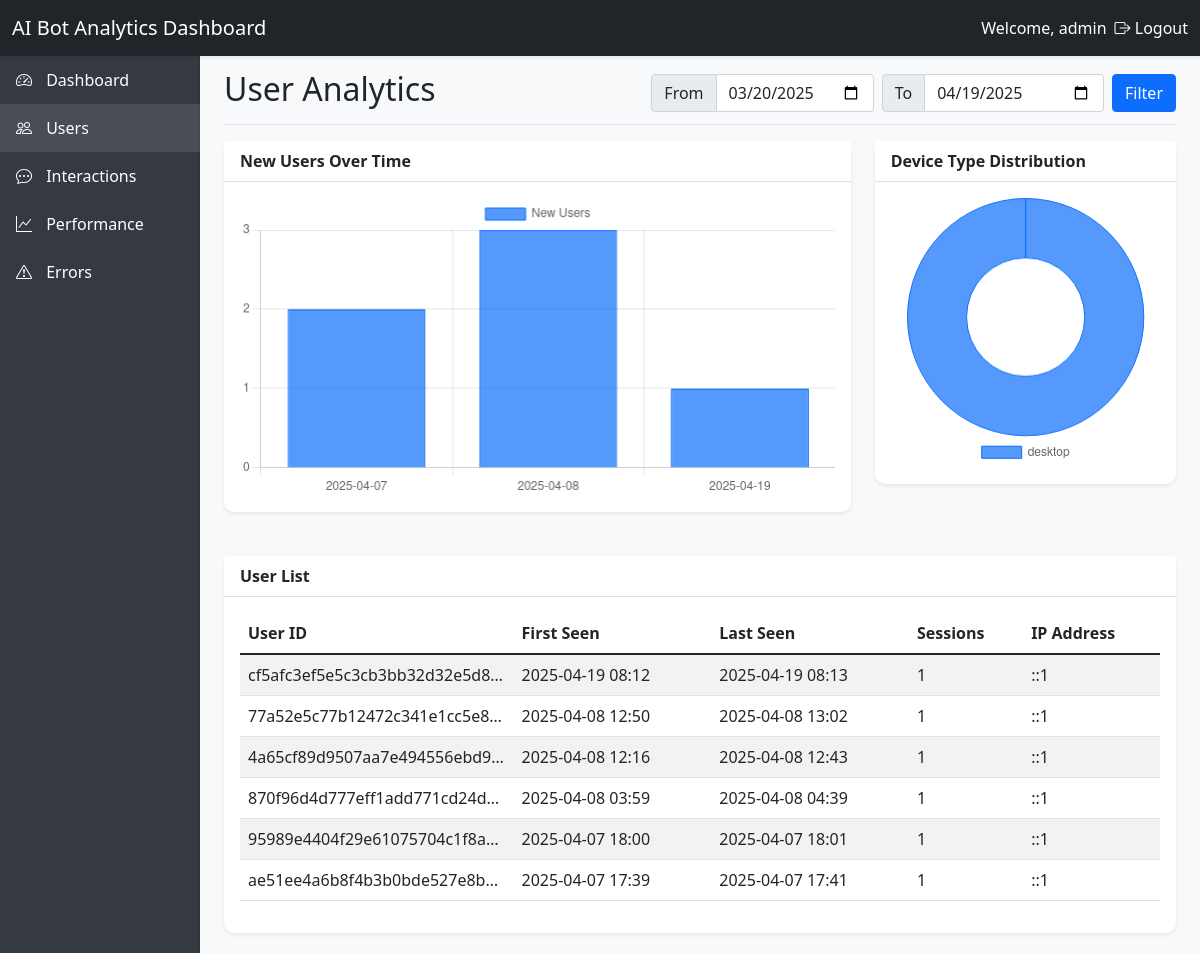
The app's page /admin/users.php (signed in) with its own data.
### tables this page shows
CREATE TABLE IF NOT EXISTS `users` (
  `user_id` varchar(64) NOT NULL,
  `first_seen` timestamp NULL DEFAULT CURRENT_TIMESTAMP,
  `last_seen` timestamp NULL DEFAULT NULL ON UPDATE CURRENT_TIMESTAMP,
  `user_agent` varchar(255) DEFAULT NULL,
  `ip_address` varchar(45) DEFAULT NULL,
  `session_count` int DEFAULT '0',
  PRIMARY KEY (`user_id`)
);

### admin/users.php (the view, shortened to what this page needs)
<?php
include "../db_connect.php";
$endDate = date('Y-m-d');
$startDate = date('Y-m-d', strtotime('-30 days'));
$page = isset($_GET['page']) ? (int)$_GET['page'] : 1;
$perPage = 20;
$offset = ($page - 1) * $perPage;
$users = [];
$stmt = $conn->prepare("SELECT
    user_id,
    first_seen,
    last_seen,
    user_agent,
    ip_address,
    session_count
    FROM users
    ORDER BY last_seen DESC
    LIMIT ? OFFSET ?");
$stmt->bind_param("ii", $perPage, $offset);
$stmt->execute();
$result = $stmt->get_result();
while ($row = $result->fetch_assoc()) {
    $users[] = $row;
}
$userActivity = [];
$stmt = $conn->prepare("SELECT
    DATE(first_seen) as date,
    COUNT(*) as new_users
    FROM users
    WHERE DATE(first_seen) BETWEEN ? AND ?
    GROUP BY DATE(first_seen)
    ORDER BY date ASC");
$stmt->bind_param("ss", $startDate, $endDate);
$stmt->execute();
$result = $stmt->get_result();
while ($row = $result->fetch_assoc()) {
    $userActivity[] = $row;
}
$deviceTypes = [];
$stmt = $conn->prepare("SELECT
    s.device_type,
    COUNT(*) as count
    FROM sessions s
    JOIN users u ON s.user_id = u.user_id
    WHERE DATE(s.start_time) BETWEEN ? AND ?
    GROUP BY s.device_type
    ORDER BY count DESC");
$stmt->bind_param("ss", $startDate, $endDate);
$stmt->execute();
$result = $stmt->get_result();
while ($row = $result->fetch_assoc()) {
    $deviceTypes[] = $row;
}
?>
<!DOCTYPE html>
<html lang="en">
<head>
    <link href="https://cdn.jsdelivr.net/npm/bootstrap@5.1.3/dist/css/bootstrap.min.css" rel="stylesheet">
    <link rel="stylesheet" href="https://cdn.jsdelivr.net/npm/bootstrap-icons@1.8.1/font/bootstrap-icons.css">
</head>
<body>
    <nav class="navbar navbar-dark bg-dark fixed-top">
        <div class="container-fluid">
            <a class="navbar-brand" href="#">AI Bot Analytics Dashboard</a>
            <div class="d-flex text-white">
                <span class="me-2">Welcome, <?php echo htmlspecialchars($_SESSION['admin_username']); ?></span>
                <a href="logout.php" class="text-white text-decoration-none"><i class="bi bi-box-arrow-right"></i> Logout</a>
            </div>
        </div>
    </nav>
    <div class="container-fluid">
        <div class="row">
            <nav id="sidebarMenu" class="col-md-3 col-lg-2 d-md-block sidebar collapse">
                <div class="sidebar-sticky">
                    <ul class="nav flex-column">
                        <li class="nav-item">
                            <a class="nav-link" href="index.php">
                                <i class="bi bi-speedometer2"></i> Dashboard
                            </a>
                        </li>
                        <li class="nav-item">
                            <a class="nav-link active" href="users.php">
                                <i class="bi bi-people"></i> Users
                            </a>
                        </li>
                        <li class="nav-item">
                            <a class="nav-link" href="interactions.php">
                                <i class="bi bi-chat-dots"></i> Interactions
                            </a>
                        </li>
                        <li class="nav-item">
                            <a class="nav-link" href="performance.php">
                                <i class="bi bi-graph-up"></i> Performance
                            </a>
                        </li>
                        <li class="nav-item">
                            <a class="nav-link" href="errors.php">
                                <i class="bi bi-exclamation-triangle"></i> Errors
                            </a>
                        </li>
                    </ul>
                </div>
            </nav>
            <main class="col-md-9 ms-sm-auto col-lg-10 px-md-4">
                <div class="d-flex justify-content-between flex-wrap flex-md-nowrap align-items-center pt-3 pb-2 mb-3 border-bottom mt-4">
                    <h1 class="h2">User Analytics</h1>
                    <form class="d-flex" method="GET">
                        <div class="input-group me-2">
                            <span class="input-group-text">From</span>
                            <input type="date" class="form-control" name="start_date" value="<?php echo $startDate; ?>">
                        </div>
                        <div class="input-group me-2">
                            <span class="input-group-text">To</span>
                            <input type="date" class="form-control" name="end_date" value="<?php echo $endDate; ?>">
                        </div>
                        <button type="submit" class="btn btn-primary">Filter</button>
                    </form>
                </div>
                <div class="row">
                    <div class="col-md-8">
                        <div class="card">
                            <div class="card-header">New Users Over Time</div>
                            <div class="card-body">
                                <canvas id="userActivityChart"></canvas>
                            </div>
                        </div>
                    </div>
                    <div class="col-md-4">
                        <div class="card">
                            <div class="card-header">Device Type Distribution</div>
                            <div class="card-body">
                                <canvas id="deviceTypeChart"></canvas>
                            </div>
                        </div>
                    </div>
                </div>
                <div class="card mt-4">
                    <div class="card-header">User List</div>
                    <div class="card-body">
                        <div class="table-responsive">
                            <table class="table table-striped table-hover">
                                <thead>
                                    <tr>
                                        <th>User ID</th>
                                        <th>First Seen</th>
                                        <th>Last Seen</th>
                                        <th>Sessions</th>
                                        <th>IP Address</th>
                                    </tr>
                                </thead>
                                <tbody>
                                    <?php foreach ($users as $user): ?>
                                        <tr>
                                            <td class="user-id-cell" title="<?php echo htmlspecialchars($user['user_id']); ?>">
                                                <?php echo htmlspecialchars($user['user_id']); ?>
                                            </td>
                                            <td><?php echo date('Y-m-d H:i', strtotime($user['first_seen'])); ?></td>
                                            <td><?php echo date('Y-m-d H:i', strtotime($user['last_seen'])); ?></td>
                                            <td><?php echo $user['session_count']; ?></td>
                                            <td><?php echo htmlspecialchars($user['ip_address']); ?></td>
                                        </tr>
                                    <?php endforeach; ?>
                                </tbody>
                            </table>
                        </div>
                    </div>
                </div>
            </main>
        </div>
    </div>
    <script>
        // User activity chart
        const userActivity = <?php echo json_encode($userActivity); ?>;
        const dates = userActivity.map(item => item.date);
        const newUsers = userActivity.map(item => item.new_users);
        const ctx = document.getElementById('userActivityChart').getContext('2d');
        new Chart(ctx, {
            type: 'bar',
            data: {
                labels: dates,
                datasets: [{
                    label: 'New Users',
                    data: newUsers,
                    backgroundColor: 'rgba(13, 110, 253, 0.7)',
                    borderColor: 'rgba(13, 110, 253, 1)',
                    borderWidth: 1
                }]
            },
            options: {
                responsive: true,
                scales: {
                    y: {
                        beginAtZero: true,
                        ticks: {
                            precision: 0
                        }
                    }
                }
            }
        });
        // Device type chart
        const deviceTypes = <?php echo json_encode($deviceTypes); ?>;
        const deviceLabels = deviceTypes.map(item => item.device_type || 'unknown');
        const deviceCounts = deviceTypes.map(item => item.count);
        const deviceCtx = document.getElementById('deviceTypeChart').getContext('2d');
        new Chart(deviceCtx, {
            type: 'doughnut',
            data: {
                labels: deviceLabels,
                datasets: [{
                    data: deviceCounts,
                    backgroundColor: [
                        'rgba(13, 110, 253, 0.7)',
                        'rgba(220, 53, 69, 0.7)',
                        'rgba(25, 135, 84, 0.7)',
                        'rgba(255, 193, 7, 0.7)'
                    ],
                    borderColor: [
                        'rgba(13, 110, 253, 1)',
                        'rgba(220, 53, 69, 1)',
                        'rgba(25, 135, 84, 1)',
                        'rgba(255, 193, 7, 1)'
                    ],
                    borderWidth: 1
                }]
            },
            options: {
                responsive: true,
                plugins: {
                    legend: {
                        position: 'bottom'
                    }
                }
            }
        });
    </script>
</body>
</html>

### admin/users.php (style rules this page uses)
body { background-color: #f8f9fa; }
.sidebar { position: fixed; top: 0; bottom: 0; left: 0; z-index: 100; padding: 48px 0 0; box-shadow: inset -1px 0 0 rgba(0, 0, 0, .1); background-color: #343a40; }
.sidebar-sticky { position: relative; top: 0; height: calc(100vh - 48px); padding-top: .5rem; overflow-x: hidden; overflow-y: auto; }
.sidebar .nav-link { font-weight: 500; color: #fff; padding: .75rem 1rem; }
.sidebar .nav-link.active { background-color: rgba(255, 255, 255, .1); }
.sidebar .nav-link i { margin-right: 10px; }
main { padding-top: 30px; }
.card { margin-bottom: 20px; border: none; border-radius: 10px; box-shadow: 0 0.125rem 0.25rem rgba(0, 0, 0, 0.075); }
.card-header { background-color: #fff; border-bottom: 1px solid rgba(0, 0, 0, 0.125); font-weight: 600; }
.navbar { box-shadow: 0 0.125rem 0.25rem rgba(0, 0, 0, 0.075); }
.user-id-cell { max-width: 200px; overflow: hidden; text-overflow: ellipsis; white-space: nowrap; }

### records on screen
users: user_id "cf5afc3ef5e5c3cb3bb32d32e5d8…", first_seen "2025-04-19 08:12", last_seen "2025-04-19 08:13", session_count "1", ip_address "::1"
users: user_id "77a52e5c77b12472c341e1cc5e8…", first_seen "2025-04-08 12:50", last_seen "2025-04-08 13:02", session_count "1", ip_address "::1"
users: user_id "4a65cf89d9507aa7e494556ebd9…", first_seen "2025-04-08 12:16", last_seen "2025-04-08 12:43", session_count "1", ip_address "::1"
users: user_id "870f96d4d777eff1add771cd24d…", first_seen "2025-04-08 03:59", last_seen "2025-04-08 04:39", session_count "1", ip_address "::1"
users: user_id "95989e4404f29e61075704c1f8a…", first_seen "2025-04-07 18:00", last_seen "2025-04-07 18:01", session_count "1", ip_address "::1"
users: user_id "ae51ee4a6b8f4b3b0bde527e8b…", first_seen "2025-04-07 17:39", last_seen "2025-04-07 17:41", session_count "1", ip_address "::1"

### other values on screen
$_SESSION['admin_username'] "admin"
